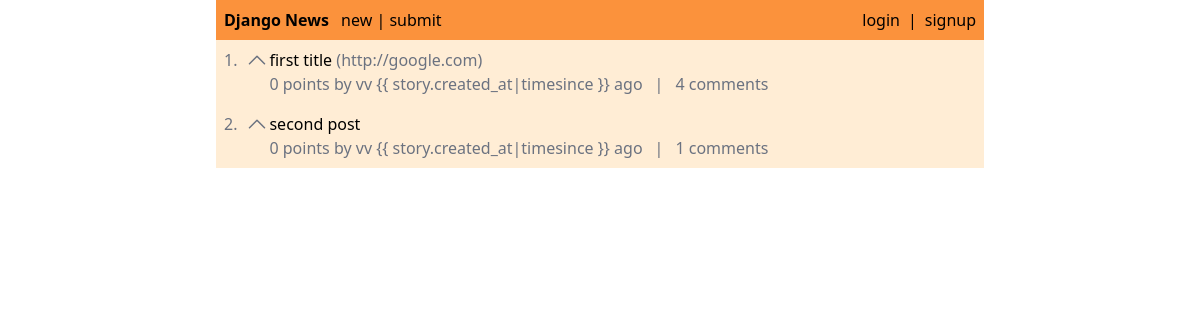
The page / on the database its author committed.
### story/models.py (models this page shows)
class Story(models.Model):
    title = models.CharField(max_length=255)
    url = models.URLField(blank=True, null=True)
    text = models.TextField(blank=True, null=True)
    number_of_votes = models.IntegerField(default=0)
    created_at = models.DateTimeField(auto_now_add=True)
    created_by = models.ForeignKey(User, related_name='stories', on_delete=models.CASCADE)

### core/views.py (the view)
# urls.py: path('', views.index, name='index'),
def index(request):
    today = datetime.date.today()
    stories = Story.objects.filter(created_at__gte=today).order_by('-number_of_votes')[0:50]
    if request.user.is_authenticated:
        for story in stories:
            story.has_voted = False
            if story.votes.filter(created_by=request.user):
                story.has_voted = True
    return render(request, 'core/index.html', {
        'stories': stories
    })

### core/templates/core/index.html (shortened to what this page needs)
{% extends 'core/base.html' %} {% block title %}Welcome{% endblock %}
{% block content %} {% for story in stories %}
<div class="p-2 flex">
  <div class="flex">
    <p class="text-gray-500 mr-2">{{ forloop.counter }}.</p>
    {% if not story.has_voted %}
    <a
      href="{% url 'story:vote' story.id %}?redirect_page=core:index"
      class="text-gray-500"
    >
      <svg
        xmlns="http://www.w3.org/2000/svg"
        fill="none"
        viewBox="0 0 24 24"
        stroke-width="1.5"
        stroke="currentColor"
        class="w-6 h-6"
      >
        <path
          stroke-linecap="round"
          stroke-linejoin="round"
          d="M4.5 15.75l7.5-7.5 7.5 7.5"
        />
      </svg>
    </a>
    {% endif %}
  </div>
  <div>
    <p>
      <a href="{% url 'story:detail' story.id %}">{{ story.title }}</a>
      {% if story.url %}
      <a href="{{ story.url }}" class="text-gray-500">({{ story.url }})</a>
      {% endif %}
    </p>
    <div class="flex text-gray-500">
      <p>
        {{ story.number_of_votes }} points by {{ story.created_by.username }} {{
        story.created_at|timesince }} ago
      </p>
      <p class="px-3">|</p>
      <p>{{ story.comments.count }} comments</p>
    </div>
  </div>
</div>
{% endfor %} {% endblock %}

### rows shown on the page
Story: title "first title", url "http://google.com", number_of_votes "0", created_by.username "vv", comments.count "4"
Story: title "second post", number_of_votes "0", created_by.username "vv", comments.count "1"
